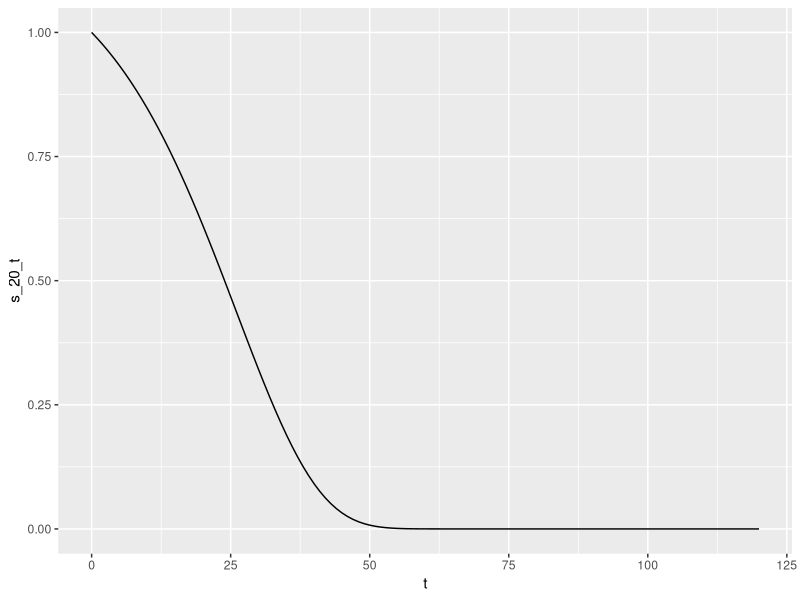

The R source for this figure:

# Objetivo ----------------------------------------------------------------
# Evaluar y graficar la función de Gompertz


# Librerias ---------------------------------------------------------------
library(ggplot2)

t <- seq(from = 0, to = 120)
s_20 <- expression(exp(-0.003*1.07^20*(1.07^t-1)/log(1.07)))

s_20_t <- eval(s_20, list(t = t))

ggplot() +
  geom_line(aes(x = t, y = s_20_t))
